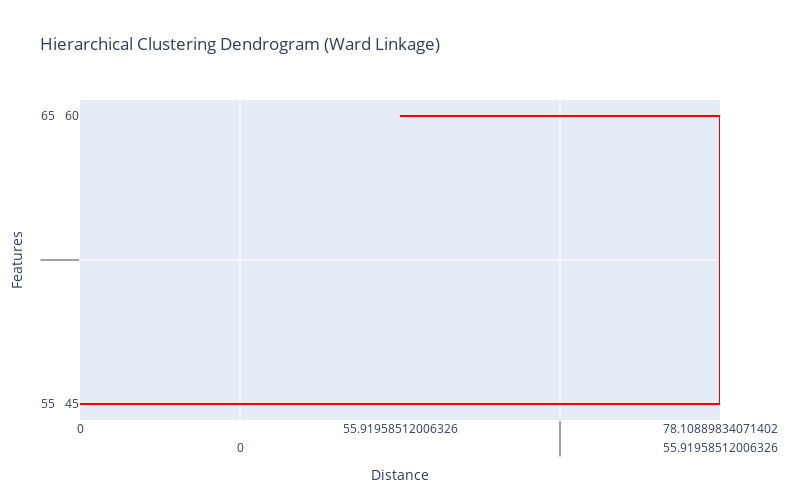

Notebook source saved alongside this figure:
### Code cell
import pandas as pd
from scipy.cluster.hierarchy import linkage, dendrogram
import plotly.graph_objects as go

# Assuming 'df' is your DataFrame with numerical columns
# Fill NaN values with the mean of each column
df_filled = df.fillna(df.mean())

# Perform hierarchical clustering
linkage_matrix = linkage(df_filled.T, method='ward')

# Plot the dendrogram using plotly
fig = go.Figure()

dendro = dendrogram(linkage_matrix, orientation='left', labels=df_filled.columns)

# Create a scatter plot for the distances
fig.add_trace(go.Scatter(
    x=dendro['dcoord'],
    y=dendro['icoord'],
    mode='lines',
    name='Distance',
    line=dict(color='red')
))

fig.update_layout(
    xaxis_title='Distance',
    yaxis_title='Features',
    title='Hierarchical Clustering Dendrogram (Ward Linkage)',
    legend=dict(x=0.02, y=0.95),
    width=800,
    height=500,
)

fig.show()

### Figure 1 — Plotly figure (JSON) as saved in the notebook; plotly's stock layout.template omitted (floating-point values rounded to 4 significant figures)
{"data": [{"line": {"color": "red"}, "mode": "lines", "name": "Distance", "type": "scatter", "x": [[0, 55.92, 55.92, 0], [0, 78.11, 78.11, 55.92], [0, 106.2, 106.2, 78.11], [0, 3375.0, 3375.0, 106.2], [0, 3830.0, 3830.0, 0], [3375.0, 15400.0, 15400.0, 3830.0], [0, 112500.0, 112500.0, 15400.0], [0, 406500.0, 406500.0, 112500.0]], "y": [[55, 55, 65, 65], [45, 45, 60, 60], [35, 35, 52.5, 52.5], [25, 25, 43.75, 43.75], [75, 75, 85, 85], [34.38, 34.38, 80, 80], [15, 15, 57.19, 57.19], [5, 5, 36.09, 36.09]]}], "layout": {"height": 500, "legend": {"x": 0.02, "y": 0.95}, "title": {"text": "Hierarchical Clustering Dendrogram (Ward Linkage)"}, "width": 800, "xaxis": {"title": {"text": "Distance"}}, "yaxis": {"title": {"text": "Features"}}}}
